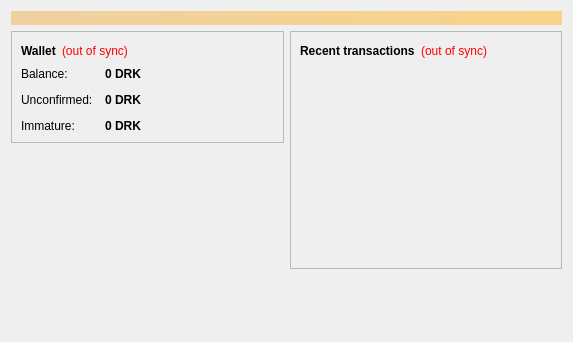
<?xml version="1.0" encoding="UTF-8"?>
<ui version="4.0">
 <class>OverviewPage</class>
 <widget class="QWidget" name="OverviewPage">
  <property name="geometry">
   <rect>
    <x>0</x>
    <y>0</y>
    <width>573</width>
    <height>342</height>
   </rect>
  </property>
  <property name="windowTitle">
   <string>Form</string>
  </property>
  <layout class="QVBoxLayout" name="topLayout">
   <item>
    <widget class="QLabel" name="labelAlerts">
     <property name="visible">
      <bool>false</bool>
     </property>
     <property name="styleSheet">
      <string notr="true">background-color: qlineargradient(x1: 0, y1: 0, x2: 1, y2: 0, stop:0 #F0D0A0, stop:1 #F8D488); color:#000000;</string>
     </property>
     <property name="wordWrap">
      <bool>true</bool>
     </property>
     <property name="margin">
      <number>3</number>
     </property>
    </widget>
   </item>
   <item>
    <layout class="QHBoxLayout" name="horizontalLayout" stretch="1,1">
     <item>
      <layout class="QVBoxLayout" name="verticalLayout_2">
       <item>
        <widget class="QFrame" name="frame">
         <property name="frameShape">
          <enum>QFrame::StyledPanel</enum>
         </property>
         <property name="frameShadow">
          <enum>QFrame::Raised</enum>
         </property>
         <layout class="QVBoxLayout" name="verticalLayout_4">
          <item>
           <layout class="QHBoxLayout" name="horizontalLayout_4">
            <item>
             <widget class="QLabel" name="label_5">
              <property name="font">
               <font>
                <weight>75</weight>
                <bold>true</bold>
               </font>
              </property>
              <property name="text">
               <string>Wallet</string>
              </property>
             </widget>
            </item>
            <item>
             <widget class="QLabel" name="labelWalletStatus">
              <property name="toolTip">
               <string>The displayed information may be out of date. Your wallet automatically synchronizes with the Tomatocoin network after a connection is established, but this process has not completed yet.</string>
              </property>
              <property name="styleSheet">
               <string notr="true">QLabel { color: red; }</string>
              </property>
              <property name="text">
               <string notr="true">(out of sync)</string>
              </property>
              <property name="alignment">
               <set>Qt::AlignLeading|Qt::AlignLeft|Qt::AlignVCenter</set>
              </property>
             </widget>
            </item>
            <item>
             <spacer name="horizontalSpacer_2">
              <property name="orientation">
               <enum>Qt::Horizontal</enum>
              </property>
              <property name="sizeHint" stdset="0">
               <size>
                <width>40</width>
                <height>20</height>
               </size>
              </property>
             </spacer>
            </item>
           </layout>
          </item>
          <item>
           <layout class="QFormLayout" name="formLayout_2">
            <property name="fieldGrowthPolicy">
             <enum>QFormLayout::AllNonFixedFieldsGrow</enum>
            </property>
            <property name="horizontalSpacing">
             <number>12</number>
            </property>
            <property name="verticalSpacing">
             <number>12</number>
            </property>
            <item row="0" column="0">
             <widget class="QLabel" name="label">
              <property name="text">
               <string>Balance:</string>
              </property>
             </widget>
            </item>
            <item row="0" column="1">
             <widget class="QLabel" name="labelBalance">
              <property name="font">
               <font>
                <weight>75</weight>
                <bold>true</bold>
               </font>
              </property>
              <property name="cursor">
               <cursorShape>IBeamCursor</cursorShape>
              </property>
              <property name="toolTip">
               <string>Your current balance</string>
              </property>
              <property name="text">
               <string notr="true">0 DRK</string>
              </property>
              <property name="textInteractionFlags">
               <set>Qt::LinksAccessibleByMouse|Qt::TextSelectableByKeyboard|Qt::TextSelectableByMouse</set>
              </property>
             </widget>
            </item>
            <item row="1" column="0">
             <widget class="QLabel" name="label_3">
              <property name="text">
               <string>Unconfirmed:</string>
              </property>
             </widget>
            </item>
            <item row="1" column="1">
             <widget class="QLabel" name="labelUnconfirmed">
              <property name="font">
               <font>
                <weight>75</weight>
                <bold>true</bold>
               </font>
              </property>
              <property name="cursor">
               <cursorShape>IBeamCursor</cursorShape>
              </property>
              <property name="toolTip">
               <string>Total of transactions that have yet to be confirmed, and do not yet count toward the current balance</string>
              </property>
              <property name="text">
               <string notr="true">0 DRK</string>
              </property>
              <property name="textInteractionFlags">
               <set>Qt::LinksAccessibleByMouse|Qt::TextSelectableByKeyboard|Qt::TextSelectableByMouse</set>
              </property>
             </widget>
            </item>
            <item row="2" column="0">
             <widget class="QLabel" name="labelImmatureText">
              <property name="text">
               <string>Immature:</string>
              </property>
             </widget>
            </item>
            <item row="2" column="1">
             <widget class="QLabel" name="labelImmature">
              <property name="font">
               <font>
                <weight>75</weight>
                <bold>true</bold>
               </font>
              </property>
              <property name="toolTip">
               <string>Mined balance that has not yet matured</string>
              </property>
              <property name="text">
               <string notr="true">0 DRK</string>
              </property>
              <property name="textInteractionFlags">
               <set>Qt::LinksAccessibleByMouse|Qt::TextSelectableByKeyboard|Qt::TextSelectableByMouse</set>
              </property>
             </widget>
            </item>
           </layout>
          </item>
         </layout>
        </widget>
       </item>
       <item>
        <spacer name="verticalSpacer">
         <property name="orientation">
          <enum>Qt::Vertical</enum>
         </property>
         <property name="sizeHint" stdset="0">
          <size>
           <width>20</width>
           <height>40</height>
          </size>
         </property>
        </spacer>
       </item>
      </layout>
     </item>
     <item>
      <layout class="QVBoxLayout" name="verticalLayout_3">
       <item>
        <widget class="QFrame" name="frame_2">
         <property name="frameShape">
          <enum>QFrame::StyledPanel</enum>
         </property>
         <property name="frameShadow">
          <enum>QFrame::Raised</enum>
         </property>
         <layout class="QVBoxLayout" name="verticalLayout">
          <item>
           <layout class="QHBoxLayout" name="horizontalLayout_2">
            <item>
             <widget class="QLabel" name="label_4">
              <property name="text">
               <string>&lt;b&gt;Recent transactions&lt;/b&gt;</string>
              </property>
             </widget>
            </item>
            <item>
             <widget class="QLabel" name="labelTransactionsStatus">
              <property name="toolTip">
               <string>The displayed information may be out of date. Your wallet automatically synchronizes with the Tomatocoin network after a connection is established, but this process has not completed yet.</string>
              </property>
              <property name="styleSheet">
               <string notr="true">QLabel { color: red; }</string>
              </property>
              <property name="text">
               <string notr="true">(out of sync)</string>
              </property>
              <property name="alignment">
               <set>Qt::AlignRight|Qt::AlignTrailing|Qt::AlignVCenter</set>
              </property>
             </widget>
            </item>
            <item>
             <spacer name="horizontalSpacer">
              <property name="orientation">
               <enum>Qt::Horizontal</enum>
              </property>
              <property name="sizeHint" stdset="0">
               <size>
                <width>40</width>
                <height>20</height>
               </size>
              </property>
             </spacer>
            </item>
           </layout>
          </item>
          <item>
           <widget class="QListView" name="listTransactions">
            <property name="styleSheet">
             <string notr="true">QListView { background: transparent; }</string>
            </property>
            <property name="frameShape">
             <enum>QFrame::NoFrame</enum>
            </property>
            <property name="verticalScrollBarPolicy">
             <enum>Qt::ScrollBarAlwaysOff</enum>
            </property>
            <property name="horizontalScrollBarPolicy">
             <enum>Qt::ScrollBarAlwaysOff</enum>
            </property>
            <property name="selectionMode">
             <enum>QAbstractItemView::NoSelection</enum>
            </property>
           </widget>
          </item>
         </layout>
        </widget>
       </item>
       <item>
        <spacer name="verticalSpacer_2">
         <property name="orientation">
          <enum>Qt::Vertical</enum>
         </property>
         <property name="sizeHint" stdset="0">
          <size>
           <width>20</width>
           <height>40</height>
          </size>
         </property>
        </spacer>
       </item>
      </layout>
     </item>
    </layout>
   </item>
  </layout>
 </widget>
 <resources/>
 <connections/>
</ui>
